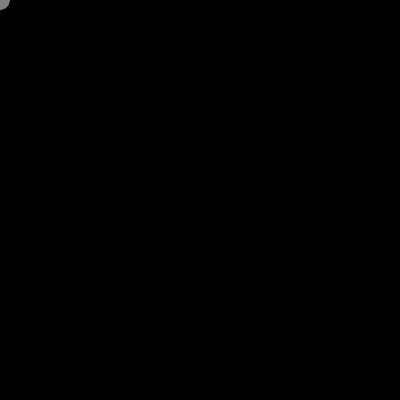
Frame 1 (no input)
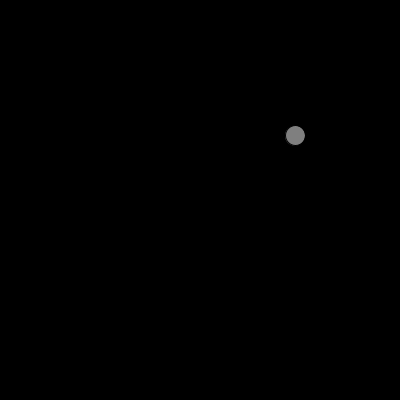
Frame 60 (the mouse pressed at the canvas centre just before this capture)
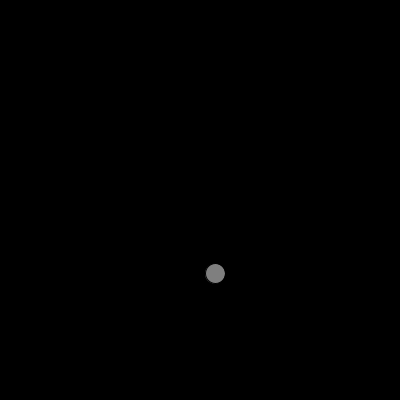
Frame 120 (the mouse held since frame 60 and released just before this capture)

The Processing sketch that drew these frames (run headless with seeded random() and noise(); from frame 60 on, the mouse is pressed at the canvas centre):

// Processing sketch: bounce_ball
// ── bounce_ball.pde
float x=0;
float y=0;
float xspeed=5;
float yspeed=2.3;

void setup()
{size(400,400);
}

void draw()
{background(0);
fill(127);
ellipse(x,y,20,20);
x=x+xspeed;
y=y+yspeed;
if(x>width||x<0)
{xspeed=xspeed*-1;}
if(y>height||y<0)
{yspeed=yspeed*-1;}
}
